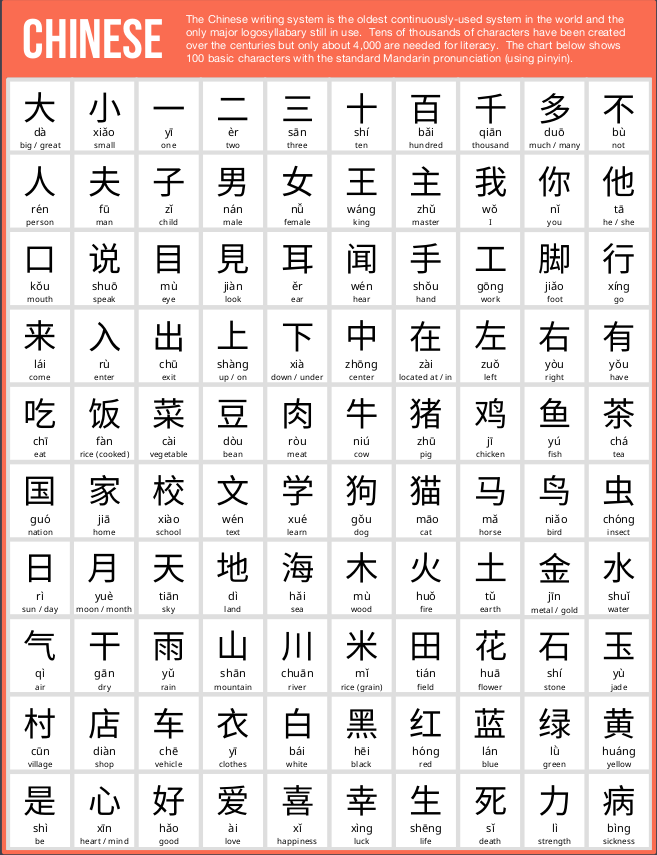
#> input picture 100-common-chinese-characters.png, 657 x 855 px, found by its file name; its folder holds only this picture in this run
$ python change_image_format.py
#> lines starting #> are read from the running program, lines starting #| are printed output that depends on the picture; pictures that were not available may be replaced by others from this repository, and a replacement may not be noted
import os
from PIL import Image
from PIL.ImageOps import invert, grayscale
import numpy as np


path = "scraper/images/practice/"
fpath = '/'
selector = '.'

def convert_img(path, resize=False):
#> called with resize = False
    img = Image.open(path)
#> img is the input picture: PIL image 657x855 RGBA; mean R, G, B, A 233.6, 220.2, 217.7, 255
    img = img.convert('L')
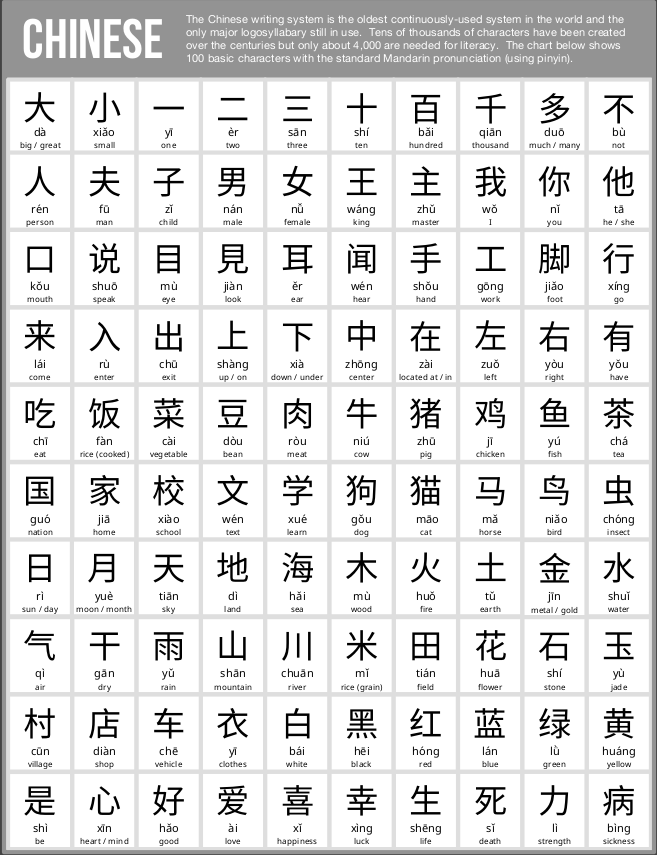
#> img: PIL image 657x855 L; min 0, max 255, mean 223.9
    img = img.resize((79, 65))
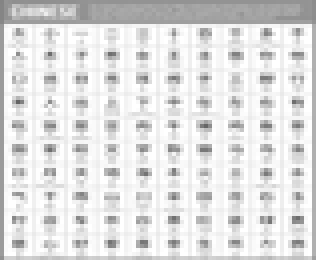
#> img: PIL image 79x65 L (shown 4 times larger); min 100, max 255, mean 223.7
    img = invert(img)
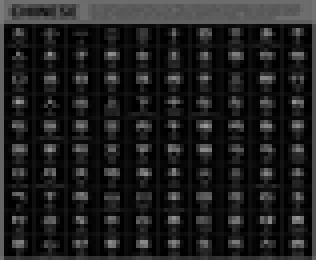
#> img: PIL image 79x65 L (shown 4 times larger); min 0, max 155, mean 31.3
    img = img.convert('1')
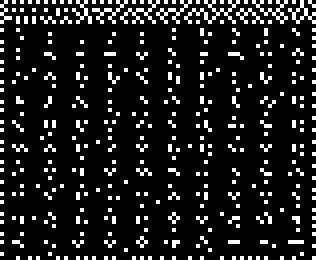
#> img: PIL image 79x65 1 (shown 4 times larger); 12.1% white in thin lines or dots
    img.save(path[0:-3] + 'png','png')
    os.remove(path)

for f in os.listdir(path + selector):
    if f[-3:] in ['png','bmp']:
        convert_img(path + f)
    elif f[0] != '.':
        folder = path + f + fpath
        [convert_img(folder + file) for file in os.listdir(folder + selector)]
